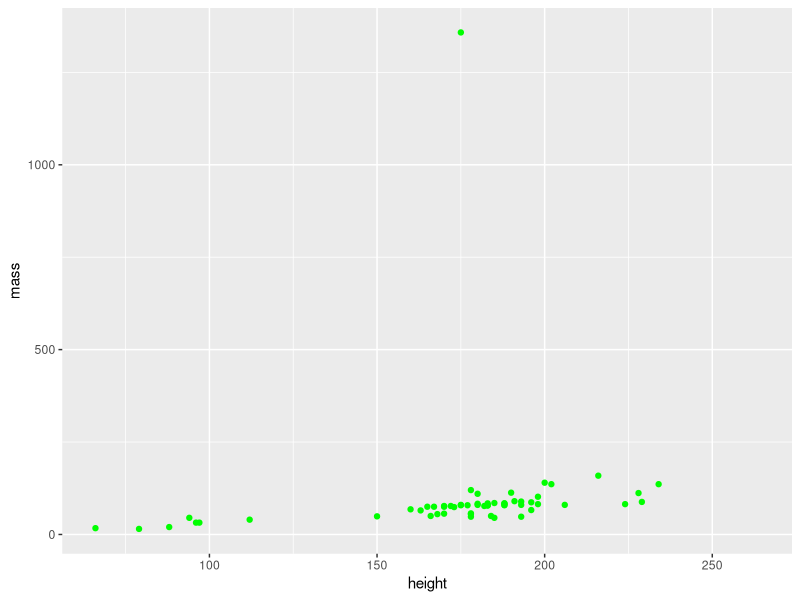

Recreate this plot in R.
## ---- chunk 1
knitr::opts_chunk$set(echo = TRUE)

library(tidyverse)
## ---- chunk 2

sw_df <- starwars

ggplot(sw_df, aes(x = height, y = mass)) +
  geom_point(color = "green")

